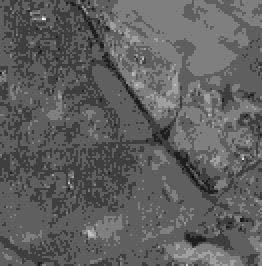
#> input picture onera-images/abudhabi/imgs_1/S2A_OPER_MSI_L1C_TL_MTI__20160120T104345_A003020_T39QZG_B01.tif, 131 x 133 px (shown 2 times larger); its folder holds only this picture in this run
$ jupyter execute --allow-errors change-detection.ipynb   (older library calls are emulated)
#> lines starting #> are read from the running program, lines starting #| are printed output that depends on the picture
# Detecção de Mudanças

Escolhendo uma cidade: Águas Claras

[cell 1]
import glob
from skimage import io
import matplotlib.pyplot as plt
import numpy as np


def get_spectral_band_from_image_name(image_name):
    '''
    Exemplo de nome de imagem: S2A_OPER_MSI_L1C_TL_SGS__20160927T081713_A006607_T49QHE_B01.tif
    '''
    import re

    match = re.search(r"_(B[\da-zA-Z]{2})\.tif", image_name, re.I)
    if (match == None):
        return None
    return match.group(1)


def import_all_files_from_directory(path):
    '''
    Carrega todas as imagens do diretório especificado.
    Retorna, para cada imagem, uma tupla contendo:
        - um np.ndarray com seu conteúdo
        - uma string informando a banda espectral amostrada na imagem
    '''
#> called with path = 'onera-images/abudhabi/imgs_1'
    images = []
    for filename in glob.glob('{}/*.tif'.format(path)):
        image = io.imread(filename)
#> image is the input picture: shape (133, 131) uint16; min 1522, max 3380, mean 2176.4
        band = get_spectral_band_from_image_name(filename)
        images.append((image, band))

    return images

# [28 lines left out: functions show_all_bands, show_compare, show, not called in this run]


cities = ['abudhabi', 'aguasclaras', 'beihai', 'beirut', 'bercy', 'bordeaux', 'brasilia', 'chongqing', 'cupertino', 'dubai', 'hongkong', 'lasvegas', 'milano', 'montpellier', 'mumbai', 'nantes', 'norcia', 'paris', 'pisa', 'rennes', 'rio', 'saclay_e', 'saclay_w', 'valencia']
cities_with_ground_truths = ['abudhabi', 'aguasclaras', 'beihai', 'beirut', 'bercy', 'bordeaux', 'cupertino', 'hongkong', 'mumbai', 'nantes', 'paris', 'pisa', 'rennes', 'saclay_e']

cities_sources = list(map(lambda city: import_all_files_from_directory('onera-images/{}/imgs_1'.format(city)), cities_with_ground_truths))
#> cities_sources = 14 items
cities_targets = list(map(lambda city: import_all_files_from_directory('onera-images/{}/imgs_2'.format(city)), cities_with_ground_truths))
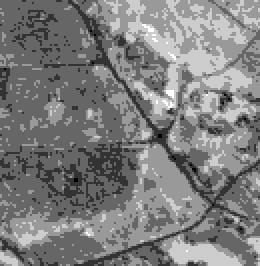
#> input picture onera-images/abudhabi/imgs_2/T40QBM_20180328T065919_B09.tif, 130 x 133 px (shown 2 times larger)
#> in import_all_files_from_directory, image is the input picture: shape (133, 130) uint16; min 665, max 1895, mean 1271.3
#> cities_targets = 14 items
#> (the rest of this cell did not finish here and is left out)

Reescalando todas as bandas para que tenham o mesmo tamanho (da maior)

[cell 2]
from skimage.transform import rescale

def get_largest_shape(image_sources, image_targets):
    largest_shape_sources = max(list(map(lambda band_tuple: band_tuple[0].shape, image_sources)))
#> largest_shape_sources = (133, 131)
    largest_shape_targets = max(list(map(lambda band_tuple: band_tuple[0].shape, image_targets)))
#> largest_shape_targets = (133, 130)
    return max(largest_shape_sources, largest_shape_targets)

def rescale_bands(image_sources, desired_shape):
    desired_shape = desired_shape + (len(image_sources),)
    single_image = np.ndarray(desired_shape)
    for i, band in enumerate(image_sources):
        rescale_ratio = (desired_shape[0] / band[0].shape[0], desired_shape[1] / band[0].shape[1])
        rescaled = rescale(band[0], rescale_ratio, anti_aliasing=True)

        single_image[:, :, i] = rescaled

    return single_image

# [4 lines left out: function rescale_ground_truth, not called in this run]


# acha qual shape todas as imagens (t1, t2 e gt) de cada cidade deve ter
desired_shapes = [get_largest_shape(cities_sources[i], cities_targets[i]) for i in range(len(cities_sources))]
#> desired_shapes = [(133, 131), (133, 131), (133, 131), (133, 131), (133, 131), (133, 131), (133, 131), (133, 131), (133, 131), (133, 131), (133, 131), (133, 131), (133, 131), (133, 131)]

# rescale t1 e t2
cities_single_image_1 = [rescale_bands(city_sources, desired_shapes[i]) for i, city_sources in enumerate(cities_sources)]
#> cities_single_image_1 = 14 items
cities_single_image_2 = [rescale_bands(city_targets, desired_shapes[i]) for i, city_targets in enumerate(cities_targets)]
#> cities_single_image_2 = 14 items

# rescale ground truth - algumas não estão no shape correto
#> (the rest of this cell did not finish here and is left out)

## Resolvendo com _image differencing_

[cell 3]
def generate_image_differencing(time1, time2, threshold=0.035):
#> called with threshold = 0.035
    difference_image = abs(time1 - time2)
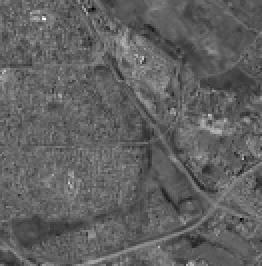
#> difference_image: shape (133, 131, 1) float64 (shown 2 times larger); min 0.00209, max 0.0328, mean 0.0138; drawn with min black and max white
    binary_image = np.ndarray((time1.shape[0], time1.shape[1]))
    binary_image = np.any(difference_image[:, :] > threshold, axis=2)
#> binary_image: shape (133, 131) bool; every value is 0
    binary_image = binary_image.astype('float')
#> binary_image: shape (133, 131) float64; every value is 0
    return binary_image

cities_difference_image = [generate_image_differencing(cities_single_image_1[i], cities_single_image_2[i]) for i, c in enumerate(cities_single_image_1)]
#> cities_difference_image = 14 items
#> (the rest of this cell did not finish here and is left out)

## Resolvendo com PCA, segmentação e LBP

Gerando uma única imagem (3 componentes principais) usando PCA

[cell 4]
from sklearn.preprocessing import StandardScaler
from sklearn.decomposition import PCA
from skimage import exposure

def generate_pca3_image_from_13_bands(image):
    scaler = StandardScaler()
    # converte dataset 3d para 2d
    width, height, bands = image.shape
#> width = 133; height = 131; bands = 1
    image_2d = image.reshape((width*height, bands))
#> image_2d = 17423 values, max 0.0516 at index 1200, min 0.0232 at index 11624, mean 0.0332
    # fit nos dados
    scaler.fit(image_2d)
    # transforma a imagem de acordo com o rescaler
    normalized_image = scaler.transform(image_2d)
#> normalized_image = 17423 values, max 6.56 at index 1200, min -3.57 at index 11624, mean 3.64e-15
    # instancia o modelo pca e o aplica à imagem
    pca = PCA(n_components=3)
    pca.fit(normalized_image)
    pca_image = pca.transform(normalized_image)
    #print(np.sum(pca.explained_variance_ratio_))
    return pca_image.reshape((width, height, 3))[:, :, 0:3]

#> (the rest of this cell did not finish here and is left out)
